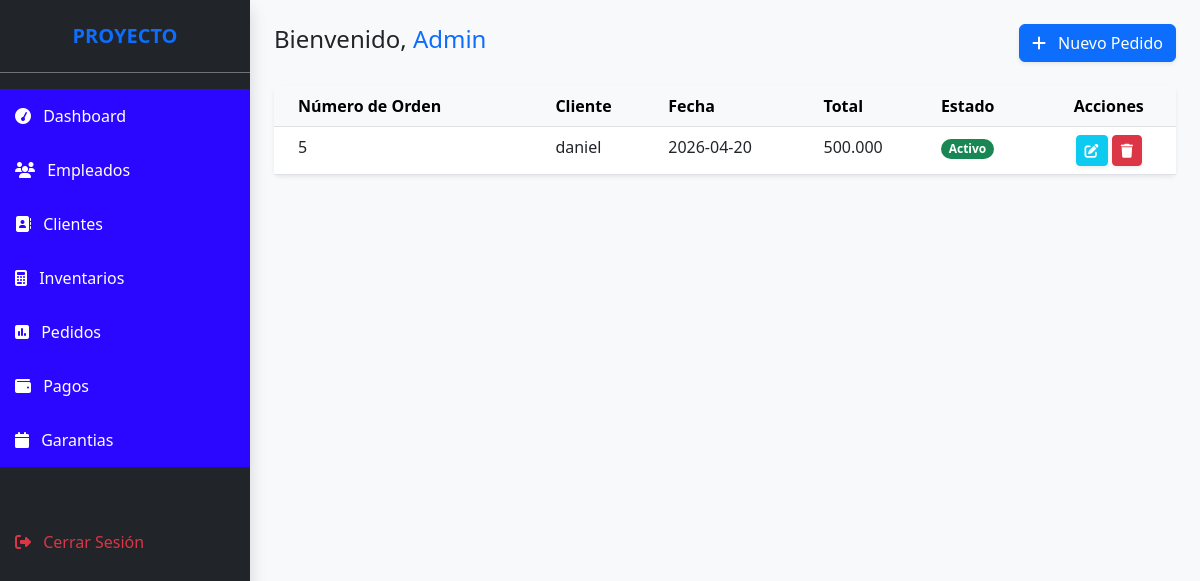
The app's page /view/pedido.php (signed in) with its own data.
### tables this page shows
CREATE TABLE `orders` (
  `id` int NOT NULL,
  `order_number` varchar(50) DEFAULT NULL,
  `client` varchar(100) DEFAULT NULL,
  `date` date DEFAULT NULL,
  `total` decimal(10,2) DEFAULT NULL,
  `status` tinyint(1) DEFAULT '1'
);

### models/pedido.php (called while the page is built, shortened)
<?php
if (!class_exists('pedido')) {
    class pedido {
        private $conn;
        public function __construct($db) {
            $this->conn = $db;
        }
        public function read() {
            return $this->conn->query("SELECT * FROM orders ORDER BY id DESC");
        }
    }
}

### view/pedido.php (the view, shortened to what this page needs)
<?php
require_once '../models/pedido.php';
$db = (new Database())->getConnection();
$pedido = new pedido($db);
$stmt = $pedido->read();
?>
<!DOCTYPE html>
<html lang="es">
<head>
    <link href="https://cdn.jsdelivr.net/npm/bootstrap@5.3.0/dist/css/bootstrap.min.css" rel="stylesheet">
    <link rel="stylesheet" href="https://cdnjs.cloudflare.com/ajax/libs/font-awesome/6.4.0/css/all.min.css">
</head>
<body class="d-flex">
    <div class="sidebar shadow">
        <div class="p-4 text-center border-bottom border-secondary">
            <h5 class="fw-bold m-0 text-primary">PROYECTO</h5>
        </div>
        <nav class="nav flex-column mt-3">
            <a class="nav-link dashboard" href="../index.php"><i class="fas fa-tachometer me-2"></i> Dashboard</a>
            <a class="nav-link empleado" href="../view/employee.php"><i class="fas fa-users me-2"></i> Empleados</a>
            <a class="nav-link cliente" href="../view/cliente.php"><i class="fas fa-address-book me-2"></i> Clientes</a>
            <a class="nav-link inventario" href="../view/inventario.php"><i class="fas fa-calculator me-2"></i> Inventarios</a>
            <a class="nav-link pedido" href="../view/pedido.php"><i class="fas fa-square-poll-vertical me-2"></i> Pedidos</a>
            <a class="nav-link pago" href="../view/pago.php"><i class="fas fa-wallet me-2"></i> Pagos</a>
            <a class="nav-link garantia" href="../view/garantia.php"><i class="fas fa-calendar me-2"></i> Garantias</a>
            <a class="nav-link text-danger mt-5" href="controllers/AuthController.php?action=logout">
                <i class="fas fa-sign-out-alt me-2"></i> Cerrar Sesión
            </a>
        </nav>
    </div>
    <div class="container-fluid p-4">
        <div class="d-flex justify-content-between align-items-center mb-4">
            <h4>Bienvenido, <span class="text-primary"><?= htmlspecialchars($_SESSION['user_name']) ?></span></h4>
            <button class="btn btn-primary shadow-sm" onclick="openordModal()">
                <i class="fas fa-plus me-2"></i> Nuevo Pedido
            </button>
        </div>
        <div class="card shadow-sm border-0">
            <div class="card-body p-0">
                <table class="table table-hover m-0" id="ordersTable">
                    <thead class="table-light">
                        <tr>
                            <th class="ps-4">Número de Orden</th>
                            <th>Cliente</th>
                            <th>Fecha</th>
                            <th>Total</th>
                            <th>Estado</th>
                            <th class="text-center">Acciones</th>
                        </tr>
                    </thead>
                    <tbody>
                        <?php while($row = $stmt->fetch(PDO::FETCH_ASSOC)): ?>
                        <tr>
                            <td class="ps-4 fw-medium"><?= $row['order_number'] ?></td>
                            <td><?= $row['client'] ?></td>
                            <td><?= $row['date'] ?></td>
                            <td><?= number_format($row['total'], 0, ',', '.' )?></td> <td>
                                <span class="badge rounded-pill <?= $row['status'] ? 'bg-success' : 'bg-secondary' ?>">
                                    <?= $row['status'] ? 'Activo' : 'Inactivo' ?>
                                </span>
                            </td>
                            <td class="text-center">
                                <button onclick="openordModal(<?= $row['id'] ?>)" class="btn btn-sm btn-info text-white shadow-sm">
                                    <i class="fas fa-edit"></i>
                                </button>
                                <button onclick="deleteord(<?= $row['id'] ?>)" class="btn btn-sm btn-danger shadow-sm">
                                    <i class="fas fa-trash"></i>
                                </button>
                            </td>
                        </tr>
                        <?php endwhile; ?>
                    </tbody>
                </table>
            </div>
        </div>
    </div>
</body>
</html>

### view/pedido.php (style rules this page uses)
body { background-color: #f8f9fa; }
.sidebar { min-width: 250px; height: 100vh; background: #212529; color: white; position: sticky; top: 0; }
.nav-link { color: #adb5bd; padding: 15px; transition: 0.3s; }
.nav-link.dashboard { color:white; background: #2c07ff; }
.nav-link.empleado { color: white; background: #2c07ff; }
.nav-link.cliente { color: white; background: #2c07ff; }
.nav-link.inventario { color: white; background: #2c07ff; }
.nav-link.pedido { color: white; background: #2c07ff; }
.nav-link.pago { color: white; background: #2c07ff; }
.nav-link.garantia { color: white; background: #2c07ff; }

### records on screen
orders: order_number "5", client "daniel", date "2026-04-20", total "500.000", status "Activo"

### other values on screen
$_SESSION['user_name'] "Admin"
